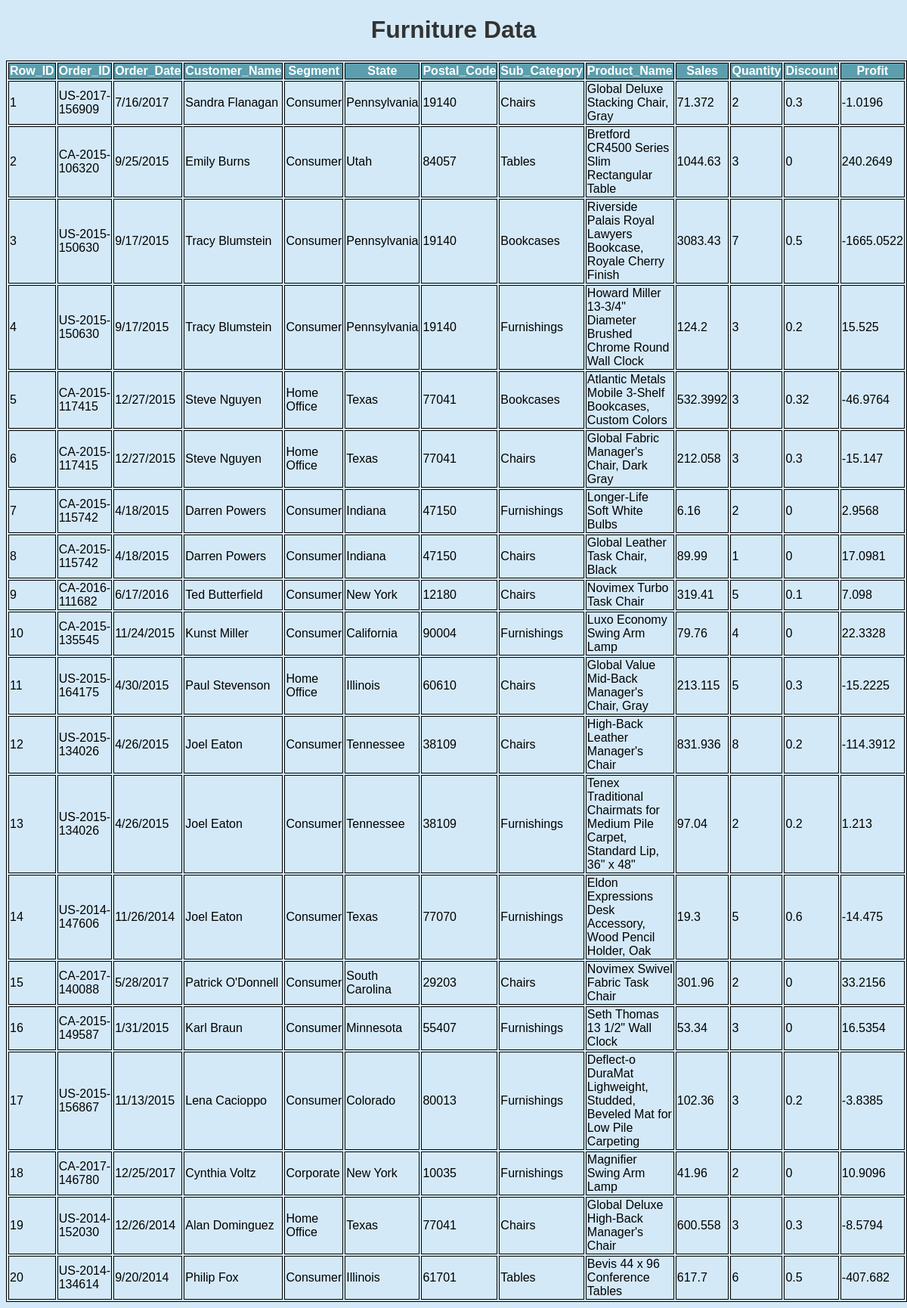
Page /data on the committed database.
### tables this page shows
CREATE TABLE store_datafinal(
                        Row_ID INT PRIMARY KEY,
                        Order_ID VARCHAR(25),
                        Order_Date Date,
                        Customer_Name VARCHAR(100),
                        Segment text,
                        State text,
                        Postal_Code INT,
                        Sub_Category VARCHAR(50),
                        Product_Name Text,
                        Sales DECIMAL(3,2),
                        Quantity INT,
                        Discount DECIMAL(3,2),
                        Profit  DECIMAL(3,2)
                        );

### main_website.py (the view)
@app.route("/data")
def data():
    conn = sqlite3.connect(db_name)
    cursor = conn.cursor()
    cursor.execute("SELECT * FROM store_datafinal limit 20")
    furniture = cursor.fetchall()
    conn.close()
    return render_template("data_table.html", furniture=furniture)

### templates/data_table.html (shortened to what this page needs)
<!DOCTYPE html>
<html>
    <head>
    </head>
    <body>
        <h1>Furniture Data</h1>
        <table style="width:100%">
            <thead>
                <tr>
                    <th>Row_ID</th>
                    <th>Order_ID</th>
                    <th>Order_Date</th>
                    <th>Customer_Name</th>
                    <th>Segment</th>
                    <th>State</th>
                    <th>Postal_Code</th>
                    <th>Sub_Category</th>
                    <th>Product_Name</th>
                    <th>Sales</th>
                    <th>Quantity</th>
                    <th>Discount</th>
                    <th>Profit</th>
                </tr>
            </thead>
            <tbody>
                {% for s in furniture%}
            <tr>
                <td>{{ s[0] }}</td>
                <td>{{ s[1] }}</td>
                <td>{{ s[2] }}</td>
                <td>{{ s[3] }}</td>
                <td>{{ s[4] }}</td>
                <td>{{ s[5] }}</td>
                <td>{{ s[6] }}</td>
                <td>{{ s[7] }}</td>
                <td>{{ s[8] }}</td>
                <td>{{ s[9] }}</td>
                <td>{{ s[10] }}</td>
                <td>{{ s[11] }}</td>
                <td>{{ s[12] }}</td>
            </tr>
                {% endfor %}
            </tbody>
        </table>
    </body>
</html>

### templates/data_table.html (style rules this page uses)
body { background-size: cover; background-repeat: no-repeat; font-family: Arial, sans-serif; background-color: #d4e9f7; }
h1 { text-align: center; color: #333; }
table, th, td { border:1px solid black; }
th { background-color: #5c9ead; color: white; }

### rows in the picture
store_datafinal: Row_ID "1", Order_ID "US-2017-156909", Order_Date "7/16/2017", Customer_Name "Sandra Flanagan", Segment "Consumer", State "Pennsylvania", Postal_Code "19140", Sub_Category "Chairs", Product_Name "Global Deluxe Stacking Chair, Gray", Sales "71.372", Quantity "2", Discount "0.3", Profit "-1.0196"
store_datafinal: Row_ID "2", Order_ID "CA-2015-106320", Order_Date "9/25/2015", Customer_Name "Emily Burns", Segment "Consumer", State "Utah", Postal_Code "84057", Sub_Category "Tables", Product_Name "Bretford CR4500 Series Slim Rectangular Table", Sales "1044.63", Quantity "3", Discount "0", Profit "240.2649"
store_datafinal: Row_ID "3", Order_ID "US-2015-150630", Order_Date "9/17/2015", Customer_Name "Tracy Blumstein", Segment "Consumer", State "Pennsylvania", Postal_Code "19140", Sub_Category "Bookcases", Product_Name "Riverside Palais Royal Lawyers Bookcase, Royale Cherry Finish", Sales "3083.43", Quantity "7", Discount "0.5", Profit "-1665.0522"
store_datafinal: Row_ID "4", Order_ID "US-2015-150630", Order_Date "9/17/2015", Customer_Name "Tracy Blumstein", Segment "Consumer", State "Pennsylvania", Postal_Code "19140", Sub_Category "Furnishings", Product_Name "Howard Miller 13-3/4\" Diameter Brushed Chrome Round Wall Clock", Sales "124.2", Quantity "3", Discount "0.2", Profit "15.525"
store_datafinal: Row_ID "5", Order_ID "CA-2015-117415", Order_Date "12/27/2015", Customer_Name "Steve Nguyen", Segment "Home Office", State "Texas", Postal_Code "77041", Sub_Category "Bookcases", Product_Name "Atlantic Metals Mobile 3-Shelf Bookcases, Custom Colors", Sales "532.3992", Quantity "3", Discount "0.32", Profit "-46.9764"
store_datafinal: Row_ID "6", Order_ID "CA-2015-117415", Order_Date "12/27/2015", Customer_Name "Steve Nguyen", Segment "Home Office", State "Texas", Postal_Code "77041", Sub_Category "Chairs", Product_Name "Global Fabric Manager's Chair, Dark Gray", Sales "212.058", Quantity "3", Discount "0.3", Profit "-15.147"
store_datafinal: Row_ID "7", Order_ID "CA-2015-115742", Order_Date "4/18/2015", Customer_Name "Darren Powers", Segment "Consumer", State "Indiana", Postal_Code "47150", Sub_Category "Furnishings", Product_Name "Longer-Life Soft White Bulbs", Sales "6.16", Quantity "2", Discount "0", Profit "2.9568"
store_datafinal: Row_ID "8", Order_ID "CA-2015-115742", Order_Date "4/18/2015", Customer_Name "Darren Powers", Segment "Consumer", State "Indiana", Postal_Code "47150", Sub_Category "Chairs", Product_Name "Global Leather Task Chair, Black", Sales "89.99", Quantity "1", Discount "0", Profit "17.0981"
store_datafinal: Row_ID "9", Order_ID "CA-2016-111682", Order_Date "6/17/2016", Customer_Name "Ted Butterfield", Segment "Consumer", State "New York", Postal_Code "12180", Sub_Category "Chairs", Product_Name "Novimex Turbo Task Chair", Sales "319.41", Quantity "5", Discount "0.1", Profit "7.098"
store_datafinal: Row_ID "10", Order_ID "CA-2015-135545", Order_Date "11/24/2015", Customer_Name "Kunst Miller", Segment "Consumer", State "California", Postal_Code "90004", Sub_Category "Furnishings", Product_Name "Luxo Economy Swing Arm Lamp", Sales "79.76", Quantity "4", Discount "0", Profit "22.3328"
store_datafinal: Row_ID "11", Order_ID "US-2015-164175", Order_Date "4/30/2015", Customer_Name "Paul Stevenson", Segment "Home Office", State "Illinois", Postal_Code "60610", Sub_Category "Chairs", Product_Name "Global Value Mid-Back Manager's Chair, Gray", Sales "213.115", Quantity "5", Discount "0.3", Profit "-15.2225"
store_datafinal: Row_ID "12", Order_ID "US-2015-134026", Order_Date "4/26/2015", Customer_Name "Joel Eaton", Segment "Consumer", State "Tennessee", Postal_Code "38109", Sub_Category "Chairs", Product_Name "High-Back Leather Manager's Chair", Sales "831.936", Quantity "8", Discount "0.2", Profit "-114.3912"
store_datafinal: Row_ID "13", Order_ID "US-2015-134026", Order_Date "4/26/2015", Customer_Name "Joel Eaton", Segment "Consumer", State "Tennessee", Postal_Code "38109", Sub_Category "Furnishings", Product_Name "Tenex Traditional Chairmats for Medium Pile Carpet, Standard Lip, 36\" x 48\"", Sales "97.04", Quantity "2", Discount "0.2", Profit "1.213"
store_datafinal: Row_ID "14", Order_ID "US-2014-147606", Order_Date "11/26/2014", Customer_Name "Joel Eaton", Segment "Consumer", State "Texas", Postal_Code "77070", Sub_Category "Furnishings", Product_Name "Eldon Expressions Desk Accessory, Wood Pencil Holder, Oak", Sales "19.3", Quantity "5", Discount "0.6", Profit "-14.475"
store_datafinal: Row_ID "15", Order_ID "CA-2017-140088", Order_Date "5/28/2017", Customer_Name "Patrick O'Donnell", Segment "Consumer", State "South Carolina", Postal_Code "29203", Sub_Category "Chairs", Product_Name "Novimex Swivel Fabric Task Chair", Sales "301.96", Quantity "2", Discount "0", Profit "33.2156"
store_datafinal: Row_ID "16", Order_ID "CA-2015-149587", Order_Date "1/31/2015", Customer_Name "Karl Braun", Segment "Consumer", State "Minnesota", Postal_Code "55407", Sub_Category "Furnishings", Product_Name "Seth Thomas 13 1/2\" Wall Clock", Sales "53.34", Quantity "3", Discount "0", Profit "16.5354"
store_datafinal: Row_ID "17", Order_ID "US-2015-156867", Order_Date "11/13/2015", Customer_Name "Lena Cacioppo", Segment "Consumer", State "Colorado", Postal_Code "80013", Sub_Category "Furnishings", Product_Name "Deflect-o DuraMat Lighweight, Studded, Beveled Mat for Low Pile Carpeting", Sales "102.36", Quantity "3", Discount "0.2", Profit "-3.8385"
store_datafinal: Row_ID "18", Order_ID "CA-2017-146780", Order_Date "12/25/2017", Customer_Name "Cynthia Voltz", Segment "Corporate", State "New York", Postal_Code "10035", Sub_Category "Furnishings", Product_Name "Magnifier Swing Arm Lamp", Sales "41.96", Quantity "2", Discount "0", Profit "10.9096"
store_datafinal: Row_ID "19", Order_ID "US-2014-152030", Order_Date "12/26/2014", Customer_Name "Alan Dominguez", Segment "Home Office", State "Texas", Postal_Code "77041", Sub_Category "Chairs", Product_Name "Global Deluxe High-Back Manager's Chair", Sales "600.558", Quantity "3", Discount "0.3", Profit "-8.5794"
store_datafinal: Row_ID "20", Order_ID "US-2014-134614", Order_Date "9/20/2014", Customer_Name "Philip Fox", Segment "Consumer", State "Illinois", Postal_Code "61701", Sub_Category "Tables", Product_Name "Bevis 44 x 96 Conference Tables", Sales "617.7", Quantity "6", Discount "0.5", Profit "-407.682"
